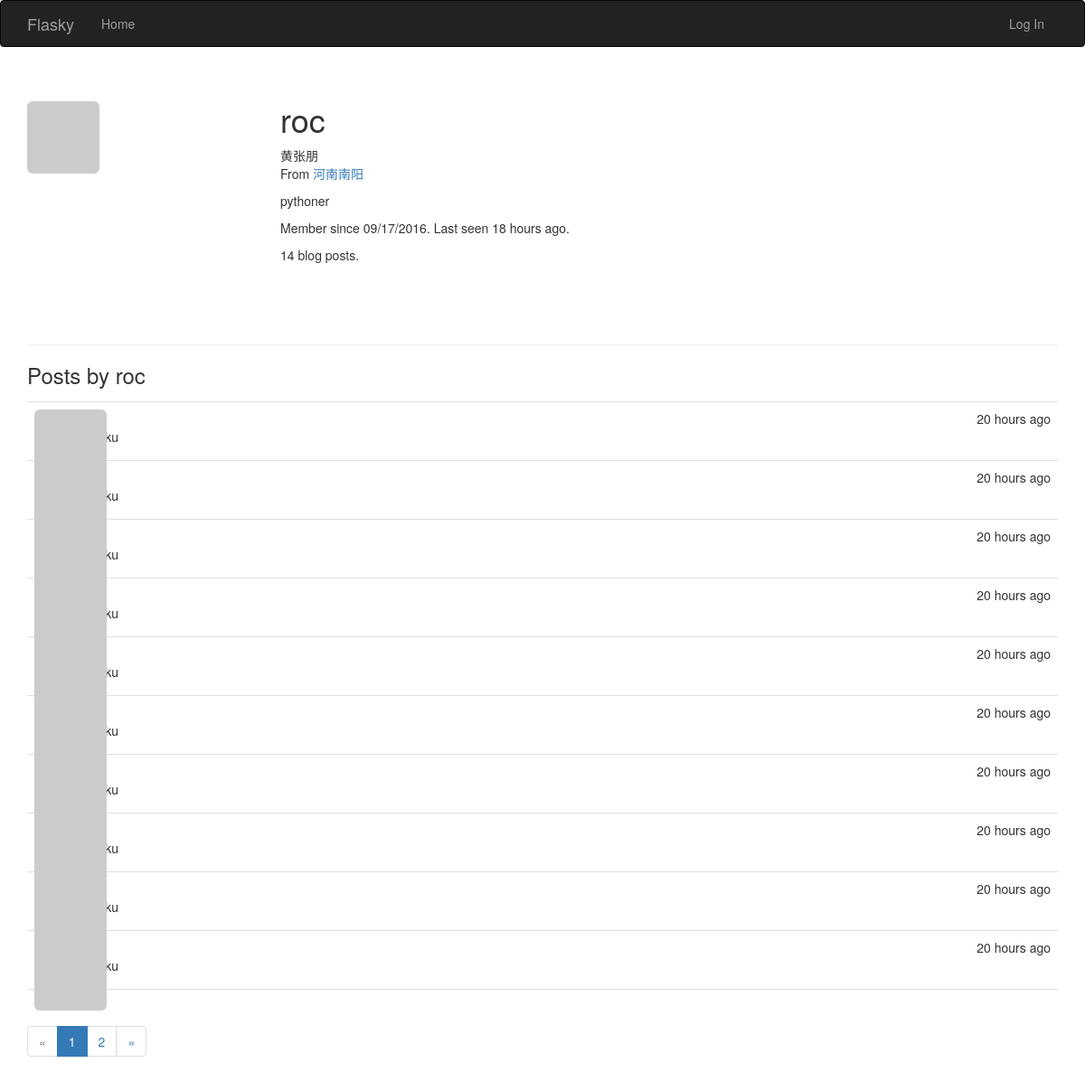
Page /user/roc on the committed database.
### app/models.py (models this page shows, shortened)
class User(UserMixin,db.Model):
    __tablename__ = 'users'
    id = db.Column(db.Integer, primary_key=True)
    username = db.Column(db.String(64), unique=True, index=True)  #index为此列创建索引
    role_id = db.Column(db.Integer, db.ForeignKey('roles.id'))
    password_hash = db.Column(db.String(128))  #密码散列值
    email = db.Column(db.String(64), unique=True, index=True)  #使用邮箱进行登录
    confirmed = db.Column(db.Boolean, default=False)  #邮箱验证 如果验证成功，则值为True
    name = db.Column(db.String(64))  #真实姓名
    location = db.Column(db.String(64))  #地址
    about_me = db.Column(db.Text())  #我的介绍
    member_since = db.Column(db.DateTime(), default=datetime.utcnow)  #注册日期
    last_seen = db.Column(db.DateTime(), default=datetime.utcnow)  #最后一次登录信息
    posts = db.relationship('Post', backref='author', lazy='dynamic')  #用户与文章的一对多
    @property  #property 将方法设置为属性
    def password(self):  #如果get密码将返回错误
        raise AttributeError('password is not a readable attribute')
    def gravatar(self, size=256, default='wavatar', rating='x'):  #用户头像
        if request.is_secure:
            url = 'https://secure.gravatar.com/avatar'
        else:
            url = 'http://www.gravatar.com/avatar'
        hash = hashlib.md5(self.email.encode('utf-8')).hexdigest()
        return '{url}/{hash}?s={size}&d={default}&r={rating}'.format(
            url=url, hash=hash, size=size, default=default, rating=rating)

class Post(db.Model):  #博客文章对应的表
    __tablename__ = 'posts'
    id = db.Column(db.Integer, primary_key=True)
    body = db.Column(db.Text)
    timestamp = db.Column(db.DateTime, index=True, default=datetime.utcnow)
    author_id = db.Column(db.Integer, db.ForeignKey('users.id'))

### app/main/views.py (the view)
@main.route('/user/<username>')  #显示用户信息
def user(username):
    user = User.query.filter_by(username=username).first()
    if user is None:
        abort(404)
    page = request.args.get('page', 1, type=int)
    pagination = user.posts.order_by(Post.timestamp.desc()).paginate(
        page, per_page=current_app.config['FLASKY_POSTS_PER_PAGE'],
        error_out=False)
    posts = pagination.items
    return render_template('user.html', user=user, posts=posts,
                           pagination=pagination)

### app/auth/views.py (called while the page is built)
@auth.before_app_request
def before_request():
    if current_user.is_authenticated:
        current_user.ping()
        if not current_user.confirmed and request.endpoint[:5] != 'auth.':
            return redirect(url_for('auth.unconfirmed'))

### app/main/__init__.py (called while the page is built)
@main.app_context_processor  #在模板中也需要验证权限，将Permission设为模板上下文，避免每次传参
def inject_permissions():
    return dict(Permission=Permission)

### app/models.py (called while the page is built)
    def is_administrator(self):
        return False

### app/templates/user.html (shortened to what this page needs)
{% extends "base.html" %}
{% import "_macros.html" as macros %}
{% block page_content %}
<div class="page-header">
    <img class="img-rounded profile-thumbnail" src="{{ user.gravatar(size=256) }}">
    <div class="profile-header">
        <h1>{{ user.username }}</h1>
        {% if user.name or user.location %}
        <p>
            {% if user.name %}{{ user.name }}<br>{% endif %}
            {% if user.location %}
                From <a href="http://maps.baidu.com/?q={{ user.location }}">{{ user.location }}</a><br>
            {% endif %}
        </p>
        {% endif %}
        {% if user.about_me %}<p>{{ user.about_me }}</p>{% endif %}
        <p>Member since {{ moment(user.member_since).format('L') }}. Last seen {{ moment(user.last_seen).fromNow() }}.</p>
        <p>{{ user.posts.count() }} blog posts.</p>
    </div>
</div>
<h3>Posts by {{ user.username }}</h3>
{% include '_posts.html' %}
{% if pagination %}
<div class="pagination">
    {{ macros.pagination_widget(pagination, '.user', username=user.username) }}
</div>
{% endif %}
{% endblock %}

### app/templates/base.html (shortened to what this page needs)
{% extends "bootstrap/base.html" %}
{% block head %}
	{{ super() }}
    <link rel="stylesheet" type="text/css" href="{{ url_for('static', filename='styles.css') }}">
{% endblock %}
{% block navbar %}
<div class="navbar navbar-inverse" role="navigation">
	<div class="container">
		<div class="navbar-header">
		<a class="navbar-brand" href="/">Flasky</a>
	</div>
	<div class="navbar-collapse collapse">
		<ul class="nav navbar-nav">
			<li><a href="/">Home</a></li>
		</ul>
        <ul class="nav navbar-nav navbar-right">
                {% if current_user.is_authenticated %}
                    <li><a href="{{ url_for('auth.logout') }}">Log Out</a></li>
                    <li><a href="{{ url_for('auth.change_password') }}">Change Password</a></li>
                {% else %}
                    <li><a href="{{ url_for('auth.login') }}">Log In</a></li>
                {% endif %}
            </ul>
		</div>
	</div>
</div>
{% endblock %}
{% block content %}
	<div class="container">
		{% block page_content %} {% endblock %}
	</div>
{% endblock %}

### app/templates/_macros.html
{% macro pagination_widget(pagination, endpoint) %}
<ul class="pagination">
    <li{% if not pagination.has_prev %} class="disabled"{% endif %}>
        <a href="{% if pagination.has_prev %}{{ url_for(endpoint, page=pagination.prev_num, **kwargs) }}{% else %}#{% endif %}">
            &laquo;
        </a>
    </li>
    {% for p in pagination.iter_pages() %}
        {% if p %}
            {% if p == pagination.page %}
            <li class="active">
                <a href="{{ url_for(endpoint, page = p, **kwargs) }}">{{ p }}</a>
            </li>
            {% else %}
            <li>
                <a href="{{ url_for(endpoint, page = p, **kwargs) }}">{{ p }}</a>
            </li>
            {% endif %}
        {% else %}
        <li class="disabled"><a href="#">&hellip;</a></li>
        {% endif %}
    {% endfor %}
    <li{% if not pagination.has_next %} class="disabled"{% endif %}>
        <a href="{% if pagination.has_next %}{{ url_for(endpoint, page=pagination.next_num, **kwargs) }}{% else %}#{% endif %}">
            &raquo;
        </a>
    </li>
</ul>
{% endmacro %}

### app/templates/_posts.html
<ul class="posts">
    {% for post in posts %}
    <li class="post">
        <div class="post-thumbnail">
            <a href="{{ url_for('.user', username=post.author.username) }}">
                <img class="img-rounded profile-thumbnail" src="{{ post.author.gravatar(size=40) }}">
            </a>
        </div>
        <div class="post-content">
            <div class="post-date">{{ moment(post.timestamp).fromNow() }}</div>
            <div class="post-author"><a href="{{ url_for('.user', username=post.author.username) }}">{{ post.author.username }}</a></div>
            <div class="post-body">{{ post.body }}</div>
        </div>
    </li>
    {% endfor %}
</ul>

### app/static/styles.css (style rules this page uses)
.profile-thumbnail { position: absolute; }
.profile-header { min-height: 260px; margin-left: 280px; }
ul.posts { list-style-type: none; padding: 0px; margin: 16px 0px 0px 0px; border-top: 1px solid #e0e0e0; }
ul.posts li.post { padding: 8px; border-bottom: 1px solid #e0e0e0; }
div.post-date { float: right; }
div.post-author { font-weight: bold; }
div.post-thumbnail { position: absolute; }
div.post-content { margin-left: 48px; min-height: 48px; }

### rows in the picture
User: username "roc", name "黄张朋", location "河南南阳", about_me "pythoner", member_since "09/17/2016", last_seen "18 hours ago"
Post: timestamp "20 hours ago"
Post: timestamp "20 hours ago"
Post: timestamp "20 hours ago"
Post: timestamp "20 hours ago"
Post: timestamp "20 hours ago"
Post: timestamp "20 hours ago"
Post: timestamp "20 hours ago"
Post: timestamp "20 hours ago"
Post: timestamp "20 hours ago"
Post: timestamp "20 hours ago"

### other values in the picture
{{ user.posts.count() }} "14"
{{ p }} "1"
{{ p }} "2"
